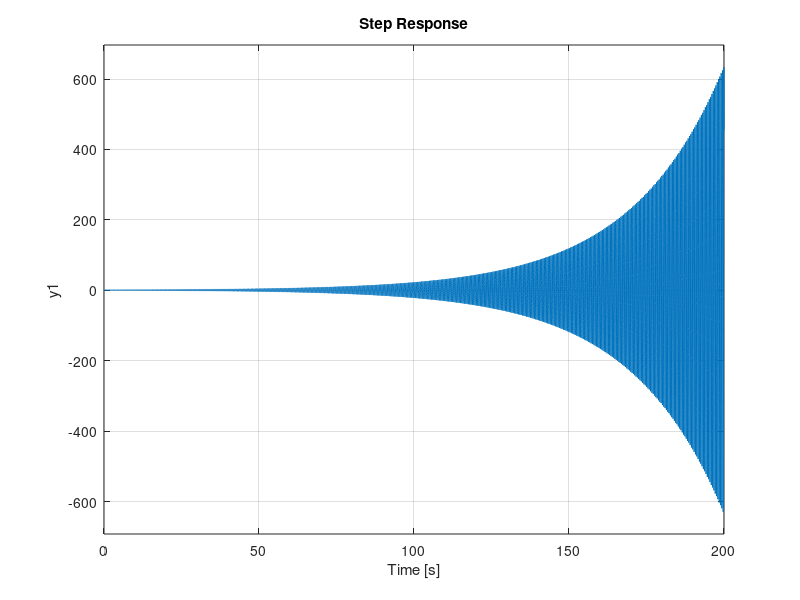

MATLAB code to generate this figure:
pay = 100;
payda = [1 26 216 576];

k = 35.1;
k2 = 50;
k3 = 51; %kararsiz

sys = tf(pay,payda);
kctf = feedback(sys * k,1);
kctf2 = feedback(sys, 1);
kctf3 = feedback(sys *k2, 1);
kctf4 = feedback(sys *k3, 1); %kararsiz sistem

step(kctf)
hold on
step(kctf2)
step(kctf3)
step(kctf4)

pole(kctf)

grid on